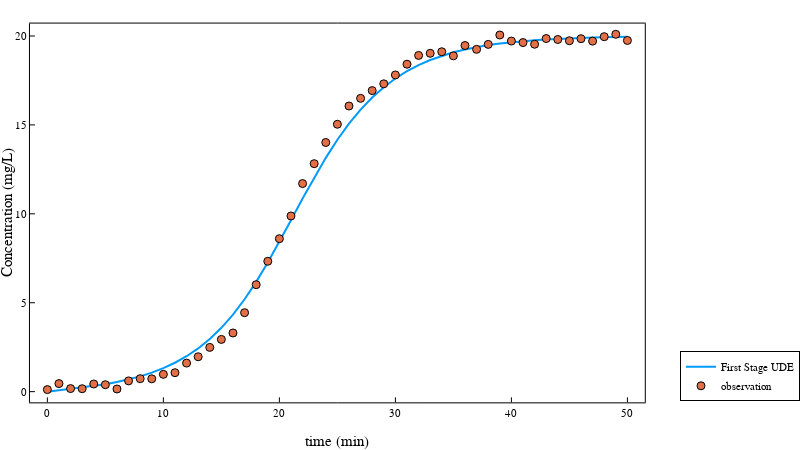

Write notebook code for a chart like this one.
### Code cell
plot(t, predict(p_modified, 1), label = "First Stage UDE", size = (800, 450))
scatter!(train_data[:, 1], train_data[:, 2], xlabel = "time (min)",  ylabel = "Concentration (mg/L)", label = "observation", legend=:outerbottomright)

### Figure 1 — Plotly figure (JSON) as saved in the notebook; plotly's stock layout.template omitted (floating-point values rounded to 4 significant figures)
{"data": [{"colorbar": {"len": 0.9239, "title": "", "x": 0.9951, "y": 0.5293}, "legendgroup": "First Stage UDE", "line": {"color": "rgba(0, 154, 250, 1.000)", "dash": "solid", "shape": "linear", "width": 2}, "mode": "lines", "name": "First Stage UDE", "showlegend": true, "type": "scatter", "x": [0, 1, 2, 3, 4, 5, 6, 7, 8, 9, 10, 11, 12, 13, 14, 15, 16, 17, 18, 19, 20, 21, 22, 23, 24, 25, 26, 27, 28, 29, 30, 31, 32, 33, 34, 35, 36, 37, 38, 39, 40, 41, 42, 43, 44, 45, 46, 47, 48, 49, 50], "xaxis": "x", "y": [0, 0.08282, 0.1473, 0.2225, 0.3109, 0.415, 0.5384, 0.685, 0.8601, 1.07, 1.322, 1.625, 1.991, 2.431, 2.959, 3.59, 4.331, 5.194, 6.172, 7.258, 8.426, 9.637, 10.86, 12.04, 13.15, 14.16, 15.07, 15.86, 16.54, 17.12, 17.61, 18.02, 18.36, 18.65, 18.89, 19.08, 19.24, 19.38, 19.49, 19.58, 19.65, 19.71, 19.76, 19.81, 19.84, 19.87, 19.89, 19.91, 19.93, 19.94, 19.95], "yaxis": "y"}, {"colorbar": {"len": 0.9239, "title": "", "x": 0.9951, "y": 0.5293}, "legendgroup": "observation", "marker": {"color": "rgba(227, 111, 71, 1.000)", "line": {"color": "rgba(0, 0, 0, 1.000)", "width": 1}, "size": 8, "symbol": "circle"}, "mode": "markers", "name": "observation", "showlegend": true, "type": "scatter", "x": [0, 1, 2, 3, 4, 5, 6, 7, 8, 9, 10, 11, 12, 13, 14, 15, 16, 17, 18, 19, 20, 21, 22, 23, 24, 25, 26, 27, 28, 29, 30, 31, 32, 33, 34, 35, 36, 37, 38, 39, 40, 41, 42, 43, 44, 45, 46, 47, 48, 49, 50], "xaxis": "x", "y": [0.1149, 0.4536, 0.1717, 0.1643, 0.4308, 0.3904, 0.1498, 0.605, 0.7288, 0.7208, 0.9726, 1.065, 1.606, 1.962, 2.488, 2.937, 3.3, 4.44, 6.015, 7.332, 8.601, 9.88, 11.7, 12.82, 14.01, 15.04, 16.06, 16.49, 16.93, 17.31, 17.81, 18.41, 18.91, 19.03, 19.11, 18.88, 19.46, 19.25, 19.53, 20.06, 19.71, 19.63, 19.54, 19.86, 19.8, 19.73, 19.85, 19.71, 19.96, 20.09, 19.75], "yaxis": "y"}], "layout": {"annotations": [], "height": 450, "legend": {"bgcolor": "rgba(255, 255, 255, 1.000)", "bordercolor": "rgba(0, 0, 0, 1.000)", "borderwidth": 1, "font": {"color": "rgba(0, 0, 0, 1.000)", "family": "Computer Modern", "size": 11}, "title": {"font": {"color": "rgba(0, 0, 0, 1.000)", "family": "Computer Modern", "size": 15}, "text": ""}, "tracegroupgap": 0, "traceorder": "normal", "x": 1.05, "xanchor": "lower", "y": 0.07, "yanchor": "right"}, "margin": {"b": 20, "l": 0, "r": 0, "t": 20}, "paper_bgcolor": "rgba(255, 255, 255, 1.000)", "plot_bgcolor": "rgba(255, 255, 255, 1.000)", "showlegend": true, "width": 800, "xaxis": {"anchor": "y", "domain": [0.04624, 0.9951], "gridcolor": "rgba(0, 0, 0, 0.100)", "gridwidth": 0.5, "linecolor": "rgba(0, 0, 0, 1.000)", "mirror": true, "range": [-1.5, 51.5], "showgrid": false, "showline": true, "showticklabels": true, "tickangle": 0, "tickcolor": "rgb(0, 0, 0)", "tickfont": {"color": "rgba(0, 0, 0, 1.000)", "family": "Computer Modern", "size": 11}, "tickmode": "array", "ticks": "inside", "ticktext": ["0", "10", "20", "30", "40", "50"], "tickvals": [0, 10, 20, 30, 40, 50], "title": "time (min)", "titlefont": {"color": "rgba(0, 0, 0, 1.000)", "family": "Computer Modern", "size": 15}, "type": "-", "visible": true, "zeroline": false, "zerolinecolor": "rgba(0, 0, 0, 1.000)"}, "yaxis": {"anchor": "x", "domain": [0.06739, 0.9913], "gridcolor": "rgba(0, 0, 0, 0.100)", "gridwidth": 0.5, "linecolor": "rgba(0, 0, 0, 1.000)", "mirror": true, "range": [-0.6028, 20.7], "showgrid": false, "showline": true, "showticklabels": true, "tickangle": 0, "tickcolor": "rgb(0, 0, 0)", "tickfont": {"color": "rgba(0, 0, 0, 1.000)", "family": "Computer Modern", "size": 11}, "tickmode": "array", "ticks": "inside", "ticktext": ["0", "5", "10", "15", "20"], "tickvals": [0, 5, 10, 15, 20], "title": "Concentration (mg/L)", "titlefont": {"color": "rgba(0, 0, 0, 1.000)", "family": "Computer Modern", "size": 15}, "type": "-", "visible": true, "zeroline": false, "zerolinecolor": "rgba(0, 0, 0, 1.000)"}}}
